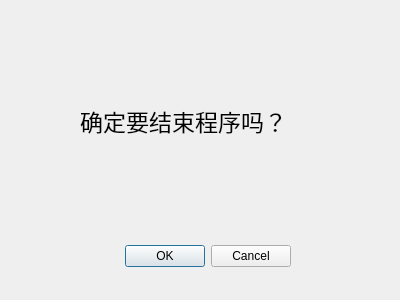
<?xml version="1.0" encoding="UTF-8"?>
<ui version="4.0">
 <class>DialogQuit</class>
 <widget class="QDialog" name="DialogQuit">
  <property name="geometry">
   <rect>
    <x>0</x>
    <y>0</y>
    <width>400</width>
    <height>300</height>
   </rect>
  </property>
  <property name="windowTitle">
   <string>Dialog</string>
  </property>
  <widget class="QDialogButtonBox" name="buttonBox">
   <property name="geometry">
    <rect>
     <x>-50</x>
     <y>240</y>
     <width>341</width>
     <height>32</height>
    </rect>
   </property>
   <property name="orientation">
    <enum>Qt::Horizontal</enum>
   </property>
   <property name="standardButtons">
    <set>QDialogButtonBox::Cancel|QDialogButtonBox::Ok</set>
   </property>
  </widget>
  <widget class="QLabel" name="label">
   <property name="geometry">
    <rect>
     <x>80</x>
     <y>70</y>
     <width>251</width>
     <height>101</height>
    </rect>
   </property>
   <property name="font">
    <font>
     <family>幼圆</family>
     <pointsize>17</pointsize>
    </font>
   </property>
   <property name="text">
    <string>确定要结束程序吗？</string>
   </property>
  </widget>
 </widget>
 <resources/>
 <connections>
  <connection>
   <sender>buttonBox</sender>
   <signal>accepted()</signal>
   <receiver>DialogQuit</receiver>
   <slot>accept()</slot>
   <hints>
    <hint type="sourcelabel">
     <x>248</x>
     <y>254</y>
    </hint>
    <hint type="destinationlabel">
     <x>157</x>
     <y>274</y>
    </hint>
   </hints>
  </connection>
  <connection>
   <sender>buttonBox</sender>
   <signal>rejected()</signal>
   <receiver>DialogQuit</receiver>
   <slot>reject()</slot>
   <hints>
    <hint type="sourcelabel">
     <x>316</x>
     <y>260</y>
    </hint>
    <hint type="destinationlabel">
     <x>286</x>
     <y>274</y>
    </hint>
   </hints>
  </connection>
 </connections>
</ui>
